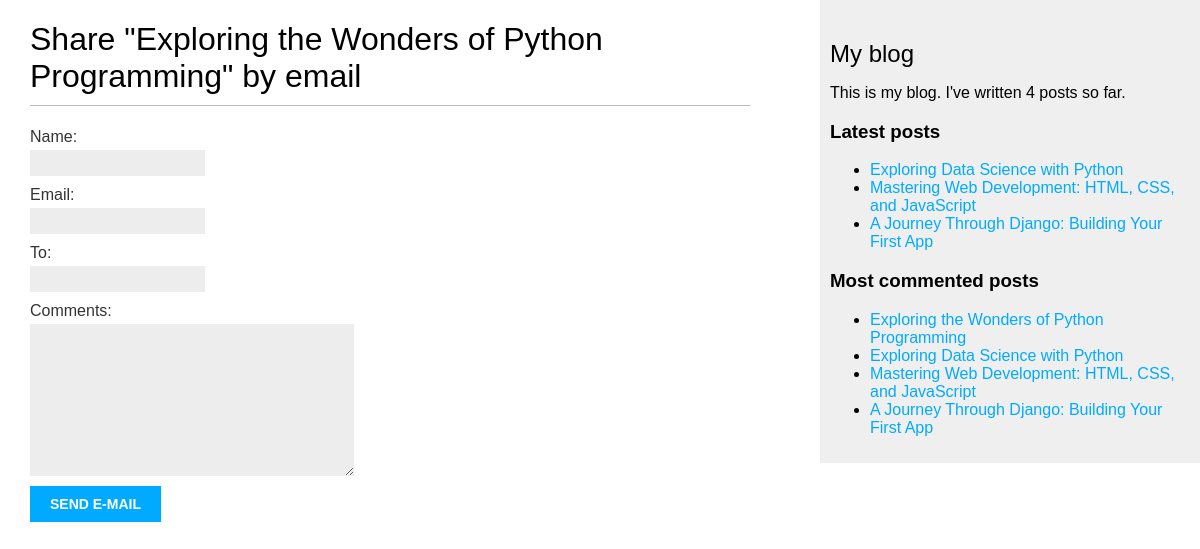
/blog/5/share/, run on an earlier commit of the app's database.
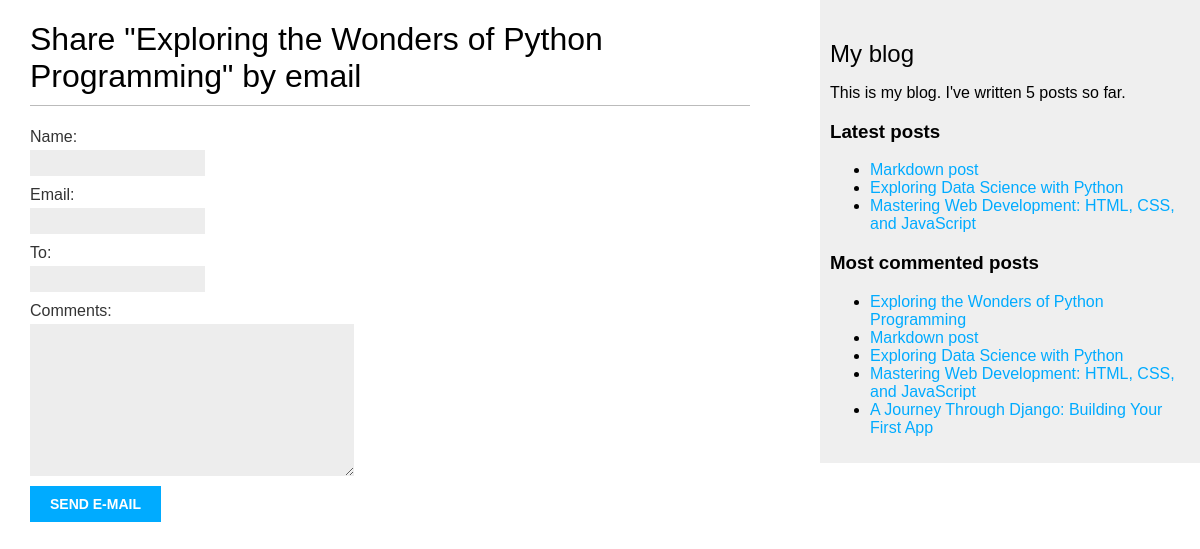
And on a later commit of the database.
### blogapp/models.py (models this page shows, shortened)
class Post(models.Model):
    objects = models.Manager()
    published = PublishedManager()
    class Status(models.TextChoices):
        DRAFT = 'DF', "Draft"
        PUBLISHED = 'PB', "Published"
    title = models.CharField(max_length=250)
    slug = models.SlugField(
        max_length=250,
        unique_for_date='publish'
    )
    author = models.ForeignKey(
        settings.AUTH_USER_MODEL,
        on_delete=models.CASCADE,
        related_name='blog_posts'
    )
    body = models.TextField()
    publish = models.DateTimeField(default=timezone.now)
    created = models.DateTimeField(auto_now_add=True)
    updated = models.DateTimeField(auto_now=True)
    status = models.CharField(
        max_length=2,
        choices=Status,
        default=Status.DRAFT
    )
    tags = TaggableManager()
    class Meta:
        ordering = ['publish']
        indexes = [models.Index(fields=['-publish'])]
    def get_absolute_url(self):
        return reverse(
    'blog:post_detail',
            args=[
                self.publish.year,
                self.publish.month,
                self.publish.day,
                self.slug]
    )

### blogapp/views.py (the view)
def post_share(request, post_id):
    post = get_object_or_404(
        Post,
        id=post_id,
        status=Post.Status.PUBLISHED
    )
    sent = False
    if request.method == 'POST':
        form = EmailPostForm(request.POST)
        if form.is_valid():
            cd = form.cleaned_data
            post_url = request.build_absolute_uri(
                post.get_absolute_url()
            )
            subject = (
                f"{cd['name']} ({cd['email']})"
                f" recommends you read {post.title}"
            )
            message = (
                f"Read {post.title} at {post_url}\n\n"
                f"{cd['name']}\'s comments: {cd['comments']}"
            )
            send_mail(
                subject=subject,
                message=message,
                from_email=None,
                recipient_list=[cd['to']]
            )
            sent = True
    else:
        form = EmailPostForm()
    return render(
        request,
        'blog/post/share.html',
        {
            'post': post,
            'form': form,
            'sent': sent
        }
    )

### blogapp/forms.py
class EmailPostForm(forms.Form):
    name = forms.CharField(max_length=25)
    email = forms.EmailField()
    to = forms.EmailField()
    comments = forms.CharField(
        required=False,
        widget=forms.Textarea
    )

### blogapp/templatetags/blog_tags.py (called while the page is built)
@register.simple_tag
def total_posts():
    return Post.published.count()

@register.inclusion_tag('blog/post/latest_posts.html')
def show_latest_posts(count=5):
    latest_posts = Post.published.order_by('-publish')[:count]
    return {'latest_posts': latest_posts}

@register.simple_tag
def get_most_commented_posts(count=5):
    return Post.published.annotate(
        total_comments=Count('comments')
    ).order_by('-total_comments')[:count]

### blogapp/templates/blog/post/share.html (shortened to what this page needs)
{% extends "blog/base.html" %}
{% block content %}
  {% if sent %}
    <h1>E-mail successfully sent</h1>
    <p>
      "{{ post.title }}" was successfully sent to {{ form.cleaned_data.to }}.
    </p>
  {% else %}
    <h1>Share "{{ post.title }}" by email</h1>
    <form method="post">
      {{ form.as_p }}
      <input type="submit" value="Send e-mail">
    </form>
  {% endif %}
{% endblock %}

### blogapp/templates/blog/base.html (shortened to what this page needs)
{% load blog_tags %}
{% load static %}
<!DOCTYPE html>
<html>
<head>
    <link href="{% static 'css/blog.css' %}" rel="stylesheet">
</head>
    <body>
        <div id="content">
            {% block content %}
            {% endblock %}
        </div>
        <div id="sidebar">
            <h2>My blog</h2>
            <p>This is my blog.
            I've written {% total_posts %} posts so far.
            </p>
            <h3>Latest posts</h3>
            {% show_latest_posts 3 %}
            <h3>Most commented posts</h3>
            {% get_most_commented_posts as most_commented_posts %}
            <ul>
                {% for post in most_commented_posts %}
                <li>
                    <a href="{{ post.get_absolute_url }}">{{ post.title }}</a>
                </li>
                {% endfor %}
            </ul>
        </div>
    </body>
</html>

### blogapp/templates/blog/post/latest_posts.html
<ul>
    {% for post in latest_posts %}
    <li>
        <a href="{{ post.get_absolute_url }}">{{ post.title }}</a>
    </li>
    {% endfor %}
</ul>

### blogapp/static/css/blog.css (style rules this page uses)
body { margin:0; padding:0; font-family:helvetica, sans-serif; }
a { color:#00abff; text-decoration:none; }
h1 { font-weight:normal; border-bottom:1px solid #bbb; padding:0 0 10px 0; }
h2 { font-weight:normal; margin:30px 0 0; }
#content { float:left; width:60%; padding:0 0 0 30px; }
#sidebar { float:right; width:30%; padding:10px; background:#efefef; height:100%; }
label { float:left; clear:both; color:#333; margin-bottom:4px; }
input, textarea { clear:both; float:left; margin:0 0 10px; background:#ededed; border:0; padding:6px 10px; font-size:12px; }
input[type=submit] { font-weight:bold; background:#00abff; color:#fff; padding:10px 20px; font-size:14px; text-transform:uppercase; }

What changed in the data, as far as the page shows it:
no longer on one of the page's lists (row edited): Post: title "A Journey Through Django: Building Your First App"
added Post: title "Markdown post"
Also different on the page:
text no longer shown: "4"
text now shown: "5"
